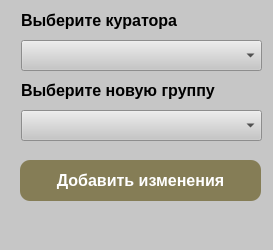
<?xml version="1.0" encoding="UTF-8"?>
<ui version="4.0">
 <class>FormChangeGroup</class>
 <widget class="QMainWindow" name="FormChangeGroup">
  <property name="geometry">
   <rect>
    <x>0</x>
    <y>0</y>
    <width>273</width>
    <height>250</height>
   </rect>
  </property>
  <property name="windowTitle">
   <string>Форма изменения группы</string>
  </property>
  <property name="styleSheet">
   <string notr="true">background-color: rgb(198, 198, 198);</string>
  </property>
  <widget class="QWidget" name="centralwidget">
   <widget class="QComboBox" name="cb_choice_curator">
    <property name="geometry">
     <rect>
      <x>21</x>
      <y>40</y>
      <width>241</width>
      <height>31</height>
     </rect>
    </property>
    <property name="font">
     <font>
      <pointsize>12</pointsize>
      <weight>75</weight>
      <bold>true</bold>
     </font>
    </property>
    <property name="currentText">
     <string/>
    </property>
   </widget>
   <widget class="QLabel" name="label_4">
    <property name="geometry">
     <rect>
      <x>21</x>
      <y>80</y>
      <width>241</width>
      <height>21</height>
     </rect>
    </property>
    <property name="font">
     <font>
      <pointsize>12</pointsize>
      <weight>75</weight>
      <bold>true</bold>
     </font>
    </property>
    <property name="text">
     <string>Выберите новую группу</string>
    </property>
   </widget>
   <widget class="QLabel" name="label">
    <property name="geometry">
     <rect>
      <x>21</x>
      <y>10</y>
      <width>231</width>
      <height>21</height>
     </rect>
    </property>
    <property name="font">
     <font>
      <pointsize>12</pointsize>
      <weight>75</weight>
      <bold>true</bold>
     </font>
    </property>
    <property name="text">
     <string>Выберите куратора</string>
    </property>
   </widget>
   <widget class="QComboBox" name="cb_change_group">
    <property name="geometry">
     <rect>
      <x>21</x>
      <y>110</y>
      <width>241</width>
      <height>31</height>
     </rect>
    </property>
    <property name="font">
     <font>
      <pointsize>12</pointsize>
      <weight>75</weight>
      <bold>true</bold>
     </font>
    </property>
    <property name="currentText">
     <string/>
    </property>
   </widget>
   <widget class="QPushButton" name="btn_add_change">
    <property name="geometry">
     <rect>
      <x>20</x>
      <y>160</y>
      <width>241</width>
      <height>41</height>
     </rect>
    </property>
    <property name="font">
     <font>
      <pointsize>12</pointsize>
      <weight>75</weight>
      <bold>true</bold>
     </font>
    </property>
    <property name="styleSheet">
     <string notr="true">QPushButton {background-color: rgb(133, 125, 86); 
color: White; border-radius: 10px;}
QPushButton:pressed {background-color:rgb(43, 252, 50) ; }</string>
    </property>
    <property name="text">
     <string>Добавить изменения</string>
    </property>
    <property name="autoDefault">
     <bool>false</bool>
    </property>
    <property name="default">
     <bool>false</bool>
    </property>
    <property name="flat">
     <bool>false</bool>
    </property>
   </widget>
  </widget>
 </widget>
 <resources/>
 <connections/>
</ui>
